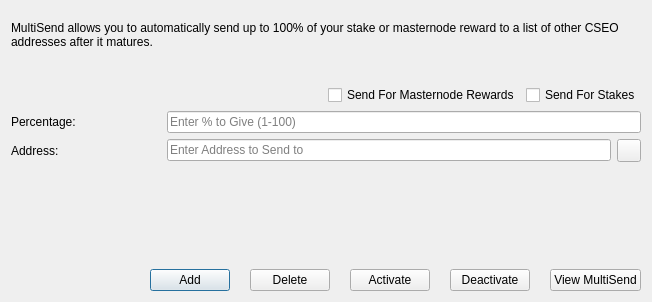
<?xml version="1.0" encoding="UTF-8"?>
<ui version="4.0">
 <class>MultiSendDialog</class>
 <widget class="QDialog" name="MultiSendDialog">
  <property name="windowModality">
   <enum>Qt::NonModal</enum>
  </property>
  <property name="geometry">
   <rect>
    <x>0</x>
    <y>0</y>
    <width>652</width>
    <height>302</height>
   </rect>
  </property>
  <property name="windowTitle">
   <string>MultiSend</string>
  </property>
  <property name="modal">
   <bool>true</bool>
  </property>
  <layout class="QVBoxLayout" name="verticalLayout">
   <item>
    <spacer name="verticalSpacer">
     <property name="orientation">
      <enum>Qt::Vertical</enum>
     </property>
     <property name="sizeType">
      <enum>QSizePolicy::Fixed</enum>
     </property>
     <property name="sizeHint" stdset="0">
      <size>
       <width>20</width>
       <height>10</height>
      </size>
     </property>
    </spacer>
   </item>
   <item>
    <widget class="QLabel" name="labelDescription">
     <property name="lineWidth">
      <number>1</number>
     </property>
     <property name="text">
      <string>MultiSend allows you to automatically send up to 100% of your stake or masternode reward to a list of other CSEO addresses after it matures.</string>
     </property>
     <property name="alignment">
      <set>Qt::AlignLeading|Qt::AlignLeft|Qt::AlignTop</set>
     </property>
     <property name="wordWrap">
      <bool>true</bool>
     </property>
    </widget>
   </item>
   <item>
    <spacer name="verticalSpacer_2">
     <property name="orientation">
      <enum>Qt::Vertical</enum>
     </property>
     <property name="sizeType">
      <enum>QSizePolicy::Fixed</enum>
     </property>
     <property name="sizeHint" stdset="0">
      <size>
       <width>20</width>
       <height>30</height>
      </size>
     </property>
    </spacer>
   </item>
   <item>
    <layout class="QHBoxLayout" name="horizontalLayout">
     <item>
      <spacer name="horizontalSpacer_3">
       <property name="minimumSize">
        <size>
         <width>150</width>
         <height>0</height>
        </size>
       </property>
       <property name="orientation">
        <enum>Qt::Horizontal</enum>
       </property>
       <property name="sizeHint" stdset="0">
        <size>
         <width>40</width>
         <height>20</height>
        </size>
       </property>
      </spacer>
     </item>
     <item>
      <widget class="QCheckBox" name="multiSendMasternodeCheckBox">
       <property name="text">
        <string>Send For Masternode Rewards</string>
       </property>
      </widget>
     </item>
     <item>
      <widget class="QCheckBox" name="multiSendStakeCheckBox">
       <property name="text">
        <string>Send For Stakes</string>
       </property>
      </widget>
     </item>
    </layout>
   </item>
   <item>
    <layout class="QHBoxLayout" name="horizontalLayout_5">
     <item>
      <widget class="QLabel" name="labelPercentage">
       <property name="minimumSize">
        <size>
         <width>150</width>
         <height>0</height>
        </size>
       </property>
       <property name="toolTip">
        <string>Percentage of stake to send</string>
       </property>
       <property name="text">
        <string>Percentage:</string>
       </property>
      </widget>
     </item>
     <item>
      <widget class="QLineEdit" name="multiSendPercentEdit">
       <property name="toolTip">
        <string>Enter whole numbers 1 - 100</string>
       </property>
       <property name="placeholderText">
        <string>Enter % to Give (1-100)</string>
       </property>
      </widget>
     </item>
    </layout>
   </item>
   <item>
    <layout class="QHBoxLayout" name="horizontalLayout_4">
     <item>
      <widget class="QLabel" name="labelAddress">
       <property name="minimumSize">
        <size>
         <width>150</width>
         <height>0</height>
        </size>
       </property>
       <property name="toolTip">
        <string>Address to send portion of stake to</string>
       </property>
       <property name="text">
        <string>Address:</string>
       </property>
      </widget>
     </item>
     <item>
      <widget class="QLineEdit" name="multiSendAddressEdit">
       <property name="toolTip">
        <string/>
       </property>
       <property name="placeholderText">
        <string>Enter Address to Send to</string>
       </property>
      </widget>
     </item>
     <item>
      <widget class="QToolButton" name="addressBookButton">
       <property name="toolTip">
        <string>Choose an address from the address book</string>
       </property>
       <property name="text">
        <string/>
       </property>
       <property name="icon">
        <iconset resource="../cryptseo.qrc">
         <normaloff>:/icons/address-book</normaloff>:/icons/address-book</iconset>
       </property>
       <property name="shortcut">
        <string>Alt+A</string>
       </property>
      </widget>
     </item>
    </layout>
   </item>
   <item>
    <widget class="QLabel" name="message">
     <property name="sizePolicy">
      <sizepolicy hsizetype="Preferred" vsizetype="Minimum">
       <horstretch>0</horstretch>
       <verstretch>0</verstretch>
      </sizepolicy>
     </property>
     <property name="minimumSize">
      <size>
       <width>0</width>
       <height>70</height>
      </size>
     </property>
     <property name="text">
      <string/>
     </property>
    </widget>
   </item>
   <item>
    <spacer name="verticalSpacer_3">
     <property name="orientation">
      <enum>Qt::Vertical</enum>
     </property>
     <property name="sizeHint" stdset="0">
      <size>
       <width>20</width>
       <height>40</height>
      </size>
     </property>
    </spacer>
   </item>
   <item>
    <layout class="QHBoxLayout" name="horizontalLayout_3">
     <property name="spacing">
      <number>20</number>
     </property>
     <item>
      <spacer name="horizontalSpacer_2">
       <property name="orientation">
        <enum>Qt::Horizontal</enum>
       </property>
       <property name="sizeHint" stdset="0">
        <size>
         <width>40</width>
         <height>20</height>
        </size>
       </property>
      </spacer>
     </item>
     <item>
      <widget class="QPushButton" name="addButton">
       <property name="toolTip">
        <string>Add to the MultiSend vector</string>
       </property>
       <property name="statusTip">
        <string>Add to MultiSend Vector</string>
       </property>
       <property name="text">
        <string>Add</string>
       </property>
       <property name="icon">
        <iconset resource="../cryptseo.qrc">
         <normaloff>:/icons/add</normaloff>:/icons/add</iconset>
       </property>
      </widget>
     </item>
     <item>
      <widget class="QPushButton" name="deleteButton">
       <property name="toolTip">
        <string>Delete from  MultiSend vector</string>
       </property>
       <property name="statusTip">
        <string>Delete Address From MultiSend Vector</string>
       </property>
       <property name="text">
        <string>Delete</string>
       </property>
       <property name="icon">
        <iconset resource="../cryptseo.qrc">
         <normaloff>:/icons/remove</normaloff>:/icons/remove</iconset>
       </property>
      </widget>
     </item>
     <item>
      <widget class="QPushButton" name="activateButton">
       <property name="toolTip">
        <string>Activate multisend</string>
       </property>
       <property name="statusTip">
        <string>Activate MultiSend</string>
       </property>
       <property name="text">
        <string>Activate</string>
       </property>
      </widget>
     </item>
     <item>
      <widget class="QPushButton" name="disableButton">
       <property name="toolTip">
        <string>Deactivate multisend</string>
       </property>
       <property name="statusTip">
        <string>Deactivate MultiSend</string>
       </property>
       <property name="text">
        <string>Deactivate</string>
       </property>
      </widget>
     </item>
     <item>
      <widget class="QPushButton" name="viewButton">
       <property name="toolTip">
        <string/>
       </property>
       <property name="statusTip">
        <string>View MultiSend Vector</string>
       </property>
       <property name="text">
        <string>View MultiSend</string>
       </property>
      </widget>
     </item>
    </layout>
   </item>
  </layout>
 </widget>
 <resources>
  <include location="../cryptseo.qrc"/>
 </resources>
 <connections/>
</ui>
